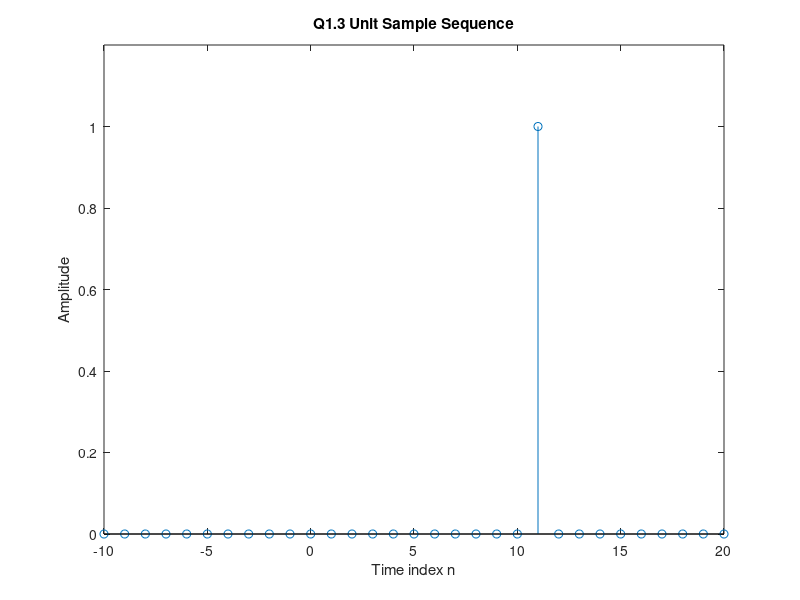

Source code (MATLAB):
% Program P1_1 Q1.3
% Generation of a Delayed Unit Sample Sequence
clf;
% Generate a vector from -10 to 20
n = -10:20;
% Generate the Delayed unit sample sequence
u = [zeros(1,21) 1 zeros(1,9)];
% Plot the Delayed unit sample sequence
stem(n,u);
xlabel('Time index n');ylabel('Amplitude');
title('Q1.3 Unit Sample Sequence');
axis([-10 20 0 1.2]);
